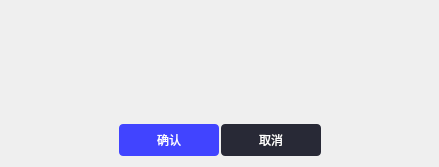
<?xml version="1.0" encoding="UTF-8"?>
<ui version="4.0">
 <class>CMessageBox</class>
 <widget class="QDialog" name="CMessageBox">
  <property name="geometry">
   <rect>
    <x>0</x>
    <y>0</y>
    <width>439</width>
    <height>167</height>
   </rect>
  </property>
  <property name="windowTitle">
   <string>Dialog</string>
  </property>
  <layout class="QVBoxLayout" name="verticalLayout_2">
   <property name="spacing">
    <number>2</number>
   </property>
   <item>
    <layout class="QVBoxLayout" name="verticalLayout">
     <property name="spacing">
      <number>0</number>
     </property>
     <item>
      <layout class="QHBoxLayout" name="horizontalLayout">
       <item>
        <spacer name="horizontalSpacer">
         <property name="orientation">
          <enum>Qt::Horizontal</enum>
         </property>
         <property name="sizeHint" stdset="0">
          <size>
           <width>40</width>
           <height>20</height>
          </size>
         </property>
        </spacer>
       </item>
       <item>
        <widget class="QLabel" name="lab_icon">
         <property name="minimumSize">
          <size>
           <width>36</width>
           <height>36</height>
          </size>
         </property>
         <property name="styleSheet">
          <string notr="true"/>
         </property>
         <property name="text">
          <string/>
         </property>
        </widget>
       </item>
       <item>
        <spacer name="horizontalSpacer_2">
         <property name="orientation">
          <enum>Qt::Horizontal</enum>
         </property>
         <property name="sizeHint" stdset="0">
          <size>
           <width>40</width>
           <height>20</height>
          </size>
         </property>
        </spacer>
       </item>
      </layout>
     </item>
     <item>
      <spacer name="verticalSpacer_3">
       <property name="orientation">
        <enum>Qt::Vertical</enum>
       </property>
       <property name="sizeHint" stdset="0">
        <size>
         <width>20</width>
         <height>40</height>
        </size>
       </property>
      </spacer>
     </item>
     <item>
      <widget class="QLineEdit" name="ld_out_content">
       <property name="minimumSize">
        <size>
         <width>0</width>
         <height>32</height>
        </size>
       </property>
       <property name="styleSheet">
        <string notr="true">background-color: transparent;border:none; </string>
       </property>
       <property name="alignment">
        <set>Qt::AlignCenter</set>
       </property>
       <property name="readOnly">
        <bool>true</bool>
       </property>
      </widget>
     </item>
    </layout>
   </item>
   <item>
    <spacer name="verticalSpacer">
     <property name="orientation">
      <enum>Qt::Vertical</enum>
     </property>
     <property name="sizeHint" stdset="0">
      <size>
       <width>20</width>
       <height>40</height>
      </size>
     </property>
    </spacer>
   </item>
   <item>
    <widget class="QLineEdit" name="ld_confirm_content">
     <property name="minimumSize">
      <size>
       <width>0</width>
       <height>32</height>
      </size>
     </property>
     <property name="styleSheet">
      <string notr="true">background-color: transparent;border:none; </string>
     </property>
     <property name="alignment">
      <set>Qt::AlignCenter</set>
     </property>
    </widget>
   </item>
   <item>
    <spacer name="verticalSpacer_2">
     <property name="orientation">
      <enum>Qt::Vertical</enum>
     </property>
     <property name="sizeHint" stdset="0">
      <size>
       <width>20</width>
       <height>40</height>
      </size>
     </property>
    </spacer>
   </item>
   <item>
    <layout class="QHBoxLayout" name="horizontalLayout_2">
     <item>
      <spacer name="horizontalSpacer_3">
       <property name="orientation">
        <enum>Qt::Horizontal</enum>
       </property>
       <property name="sizeHint" stdset="0">
        <size>
         <width>40</width>
         <height>20</height>
        </size>
       </property>
      </spacer>
     </item>
     <item>
      <widget class="QPushButton" name="pbt_ok">
       <property name="styleSheet">
        <string notr="true">width: 100px;
height: 32px;
background: #4144FF;
border-radius: 4px 4px 4px 4px;
opacity: 1;
color:white;</string>
       </property>
       <property name="text">
        <string>确认</string>
       </property>
      </widget>
     </item>
     <item>
      <widget class="QPushButton" name="pbt_cancel">
       <property name="styleSheet">
        <string notr="true">width: 100px;
height: 32px;
background: #282936;
border-radius: 4px 4px 4px 4px;
opacity: 1;
color:white;</string>
       </property>
       <property name="text">
        <string>取消</string>
       </property>
      </widget>
     </item>
     <item>
      <spacer name="horizontalSpacer_4">
       <property name="orientation">
        <enum>Qt::Horizontal</enum>
       </property>
       <property name="sizeHint" stdset="0">
        <size>
         <width>40</width>
         <height>20</height>
        </size>
       </property>
      </spacer>
     </item>
    </layout>
   </item>
  </layout>
 </widget>
 <resources/>
 <connections/>
</ui>
